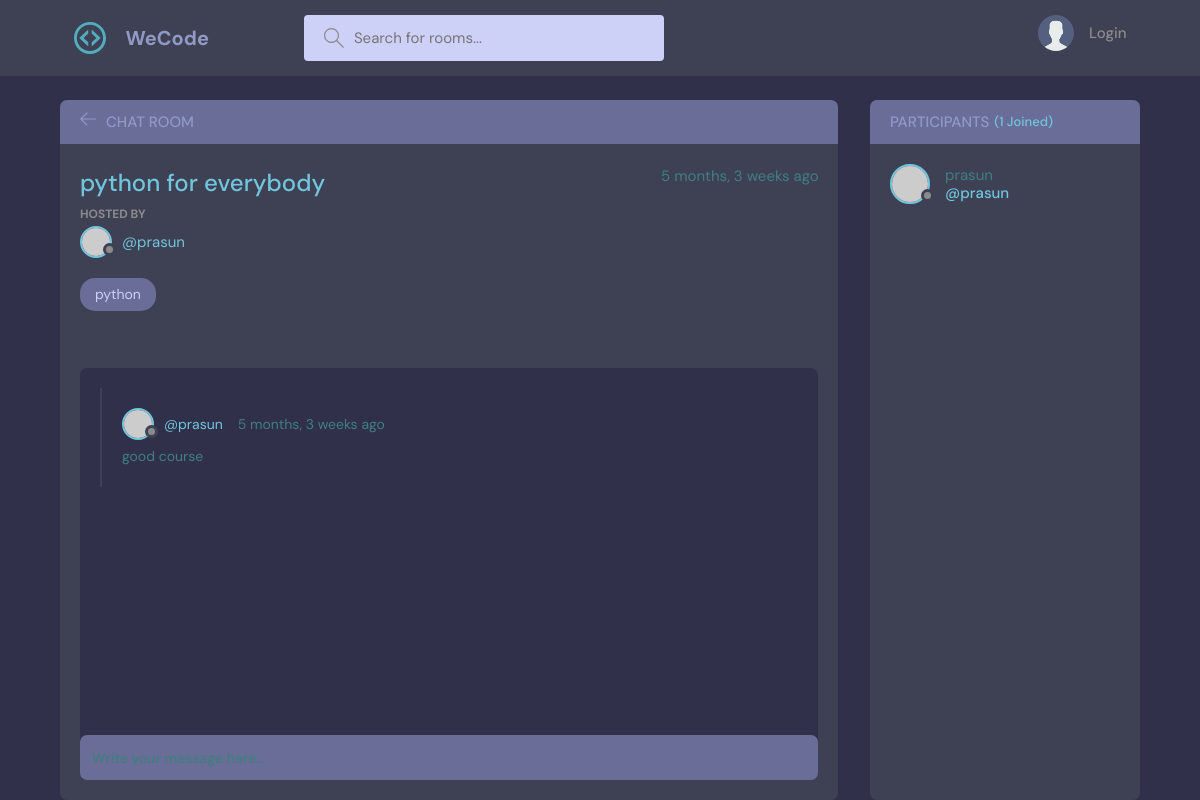
The page /room/1/ on the database its author committed.
### base/models.py (models this page shows, shortened)
class Room(models.Model):
    host = models.ForeignKey(User, on_delete=models.SET_NULL, null=True)
    topic = models.ForeignKey(Topic, on_delete=models.SET_NULL, null=True)
    name = models.CharField(max_length=200)
    description = models.TextField(null=True, blank=True)
    participants = models.ManyToManyField(User, related_name='participants', blank=True)
    updated = models.DateTimeField(auto_now=True)
    created = models.DateTimeField(auto_now_add=True)
    class Meta:
        ordering = ['-updated', '-created']

class User(AbstractUser):
    name = models.CharField(max_length=200, null=True)
    email = models.EmailField(unique=True, null=True)
    bio = models.TextField(null=True)
    avatar = models.ImageField(null=True, default="avatar.svg")
    USERNAME_FIELD = 'email'
    REQUIRED_FIELDS = []

class Topic(models.Model):
    name = models.CharField(max_length=200)
    def __str__(self):
        return self.name

class Message(models.Model):
    user = models.ForeignKey(User, on_delete=models.CASCADE)
    room = models.ForeignKey(Room, on_delete=models.CASCADE)
    body = models.TextField()
    updated = models.DateTimeField(auto_now=True)
    created = models.DateTimeField(auto_now_add=True)
    class Meta:
        ordering = ['-updated', '-created']

### base/views.py (the view, shortened to what this page needs)
# urls.py: path('room/<str:pk>/', views.room, name="room"),
def room(request,pk):
    room = Room.objects.get(id=pk)
    room_messages = room.message_set.all().order_by('-created')
    participants = room.participants.all()
    context = {'room':room, 'room_messages':room_messages, 'participants':participants,}
    return render(request,'base/room.html',context)

### base/templates/base/room.html (shortened to what this page needs)
 {% extends 'main.html' %}
{% block content %}
<main class="profile-page layout layout--2">
  <div class="container">
    <div class="room">
      <div class="room__top">
        <div class="room__topLeft">
          <a href="{% url 'home' %}">
            <svg version="1.1" xmlns="http://www.w3.org/2000/svg" width="32" height="32" viewBox="0 0 32 32">
              <title>arrow-left</title>
              <path
                d="M13.723 2.286l-13.723 13.714 13.719 13.714 1.616-1.611-10.96-10.96h27.625v-2.286h-27.625l10.965-10.965-1.616-1.607z"
              ></path>
            </svg>
          </a>
          <h3>Chat Room</h3>
        </div>
      </div>
      <div class="room__box scroll">
        <div class="room__header scroll">
          <div class="room__info">
            <h3>{{room.name}}</h3>
            <span>{{room.created|timesince}} ago</span>
          </div>
          <div class="room__hosted">
            <p>Hosted By</p>
            <a href="{% url 'UserProfile' room.host.id%}" class="room__author">
              <div class="avatar avatar--small">
                <img src="https://randomuser.me/api/portraits/men/37.jpg" />
              </div>
              <span>@{{room.host.username}}</span>
            </a>
          </div>
          <span class="room__topics">{{room.topic}}</span>
        </div>
        <div class="room__conversation">
          <div class="threads scroll">
            {% for messages in room_messages %}
              <div class="thread">
                <div class="thread__top">
                  <div class="thread__author">
                    <a href="{% url 'UserProfile' messages.user.id %}" class="thread__authorInfo">
                      <div class="avatar avatar--small">
                        <img src="https://randomuser.me/api/portraits/men/37.jpg" />
                      </div>
                      <span>@{{messages.user.username}}</span>
                    </a>
                    <span class="thread__date">{{messages.created|timesince}} ago</span>
                  </div>
                  </div>
                    <div class="thread__details">
                      {{messages.body}}
                    </div>
                </div>
            {% endfor %}
          </div>
        </div>
      </div>
      <div class="room__message">
        <form action="" method="POST">
          <input name="body" placeholder="Write your message here..." /></form>
        </div>
    </div>
    <div class="participants">
      <h3 class="participants__top">Participants <span>({{participants.count}} Joined)</span></h3>
      <div class="participants__list scroll">
        {% for user in participants %}
        <a href="{% url 'UserProfile' user.id %}" class="participant">
          <div class="avatar avatar--medium">
            <img src="https://randomuser.me/api/portraits/men/37.jpg" />
          </div>
          <p>
            {{user.username}}
            <span>@{{user.username}}</span>
          </p>
        </a>
        {% endfor %}
      </div>
    </div>
  </div>
</main>
{% endblock content %}

### rows shown on the page
Room: name "python for everybody", created "5 months, 3 weeks", host.username "prasun", topic "python"
Message: user.username "prasun", created "5 months, 3 weeks", body "good course"
User: username "prasun"

### other values the page prints
{{ participants.count }} "1"
